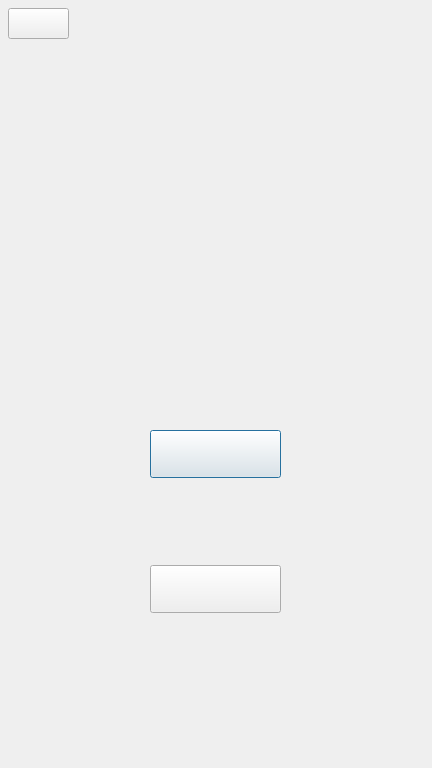
<?xml version="1.0" encoding="UTF-8"?>
<ui version="4.0">
 <class>Vister</class>
 <widget class="QDialog" name="Vister">
  <property name="geometry">
   <rect>
    <x>0</x>
    <y>0</y>
    <width>432</width>
    <height>768</height>
   </rect>
  </property>
  <property name="windowTitle">
   <string>疫情地图管理系统</string>
  </property>
  <widget class="QPushButton" name="loginButton">
   <property name="geometry">
    <rect>
     <x>150</x>
     <y>430</y>
     <width>131</width>
     <height>48</height>
    </rect>
   </property>
   <property name="styleSheet">
    <string notr="true">border-image: url(:/GUI/UI_login_admin_login_1.png);</string>
   </property>
   <property name="text">
    <string/>
   </property>
  </widget>
  <widget class="QLabel" name="UI_login_guest_bg">
   <property name="geometry">
    <rect>
     <x>0</x>
     <y>0</y>
     <width>432</width>
     <height>768</height>
    </rect>
   </property>
   <property name="text">
    <string>&lt;html&gt;&lt;head/&gt;&lt;body&gt;&lt;p&gt;&lt;img src=&quot;:/GUI/UI_login_guest_bg.png&quot;/&gt;&lt;/p&gt;&lt;/body&gt;&lt;/html&gt;</string>
   </property>
  </widget>
  <widget class="QPushButton" name="QuitButton">
   <property name="geometry">
    <rect>
     <x>8</x>
     <y>8</y>
     <width>61</width>
     <height>31</height>
    </rect>
   </property>
   <property name="styleSheet">
    <string notr="true">border-image: url(:/GUI/UI_login_btn_quit_1.png);</string>
   </property>
   <property name="text">
    <string/>
   </property>
  </widget>
  <widget class="QPushButton" name="exitButton">
   <property name="geometry">
    <rect>
     <x>150</x>
     <y>565</y>
     <width>131</width>
     <height>48</height>
    </rect>
   </property>
   <property name="styleSheet">
    <string notr="true">border-image: url(:/GUI/UI_login_admin_back_1.png);</string>
   </property>
   <property name="text">
    <string/>
   </property>
  </widget>
  <zorder>UI_login_guest_bg</zorder>
  <zorder>QuitButton</zorder>
  <zorder>exitButton</zorder>
  <zorder>loginButton</zorder>
 </widget>
 <resources/>
 <connections/>
</ui>
